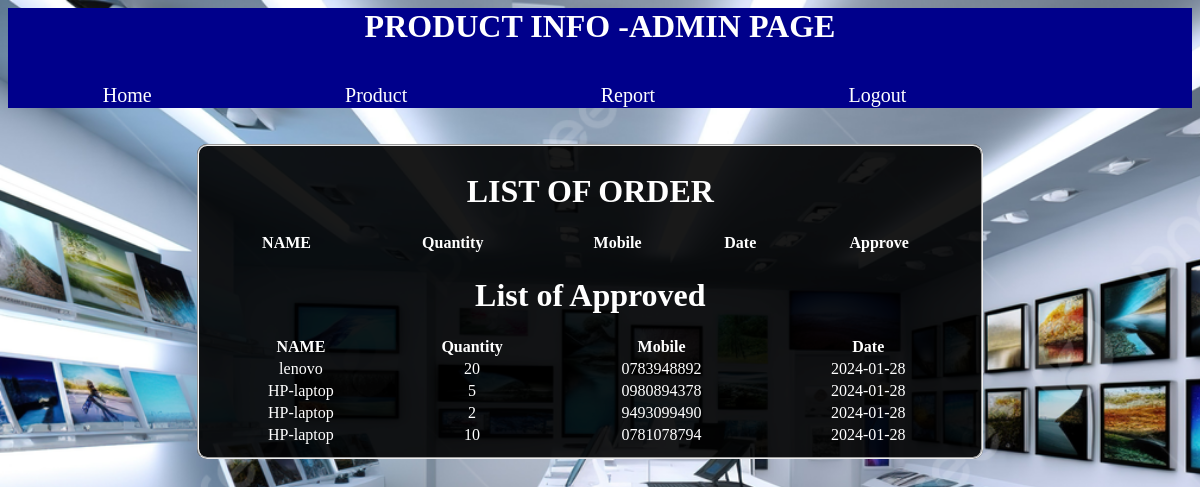
/devicesale/admin.php, run on the app's committed database.
### tables this page shows
CREATE TABLE `ordered` (
  `id` int(11) NOT NULL,
  `name` varchar(50) NOT NULL,
  `quantity` int(50) NOT NULL,
  `price` int(12) NOT NULL,
  `date` date NOT NULL DEFAULT current_timestamp(),
  `mobile` varchar(13) NOT NULL,
  `approval` varchar(20) NOT NULL DEFAULT 'not approved',
  `payment` varchar(40) NOT NULL DEFAULT 'not payed'
);

### devicesale/admin.php (the view, shortened to what this page needs)
<?php
$con=mysqli_connect("localhost","root","","db");
?>
<html>
<head><title></title>
</head>
<body>
<div class="a"><center><h1 style="color:white;">PRODUCT INFO -ADMIN PAGE</h1></center><br>
<a href="admin.php">Home</a>
<a href="product.php">Product</a>
<a href="report.php">Report</a>
<a href="logout.php">Logout</a>
</div>
<div class="b">
	<br><br>
	<fieldset style="width: 80%; height: auto; color:white; background-color: rgba(0, 0, 0, 0.9); margin-left: 20%; text-align: center; ">
				<table style="color: white; text-align: center; width: 100%;">
				<h1>LIST OF ORDER</h1>
					<th>NAME</th>
					<th>Quantity</th>
					<th>Mobile</th>
					<th>Date</th>
					<th>Approve</th>
</table>
<h1>List of Approved</h1>
				<table style="color: white; width: 80%; text-align: center; width: 100%;">
					<tr><th>NAME</th>
					<th>Quantity</th>
					<th>Mobile</th>
					<th>Date</th></tr>
	<?php
				$se=mysqli_query($con,"SELECT * FROM ordered WHERE approval='approved'");
				while ($ro=mysqli_fetch_array($se)) {
					?>
<tr>
					<td><?php echo $ro['name'];?></td>
					<td><?php echo $ro['quantity'];?></td>
					<td><?php echo $ro['mobile'];?> </td>
					<td><?php echo $ro['date'];?> </td>
					</tr>
		<?php
				}
		?></table>
	</fieldset>
</div>
</body>
</html>

### devicesale/admin.php (style rules this page uses)
.a { width:100%; height:100px; background-color: darkblue; }
.b { width:80%; height:600px; box-shadow:10 30 0 10px; }
body { background-image: url('/devicesale/backi.jpg'); background-repeat: no-repeat; background-size: cover; background-attachment: fixed; }
th { font: white; }
fieldset { border-radius:10px; color: white; }
a { margin: 8%; color: white; font-size: 20px; text-decoration: none; }

### data on the page
ordered: name "lenovo", quantity "20", mobile "0783948892", date "2024-01-28"
ordered: name "HP-laptop", quantity "5", mobile "0980894378", date "2024-01-28"
ordered: name "HP-laptop", quantity "2", mobile "9493099490", date "2024-01-28"
ordered: name "HP-laptop", quantity "10", mobile "0781078794", date "2024-01-28"
